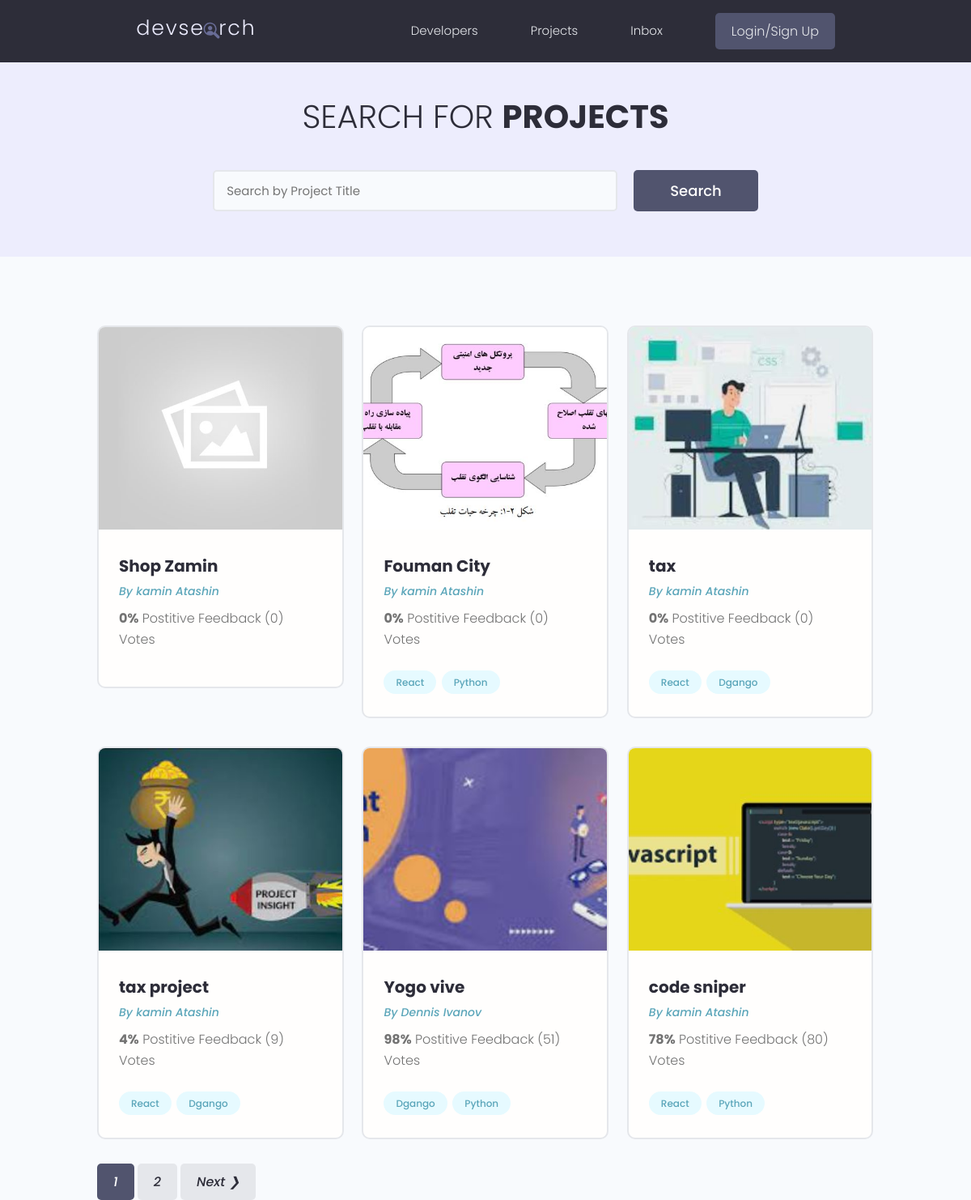
Before: /project/ with the older database file.
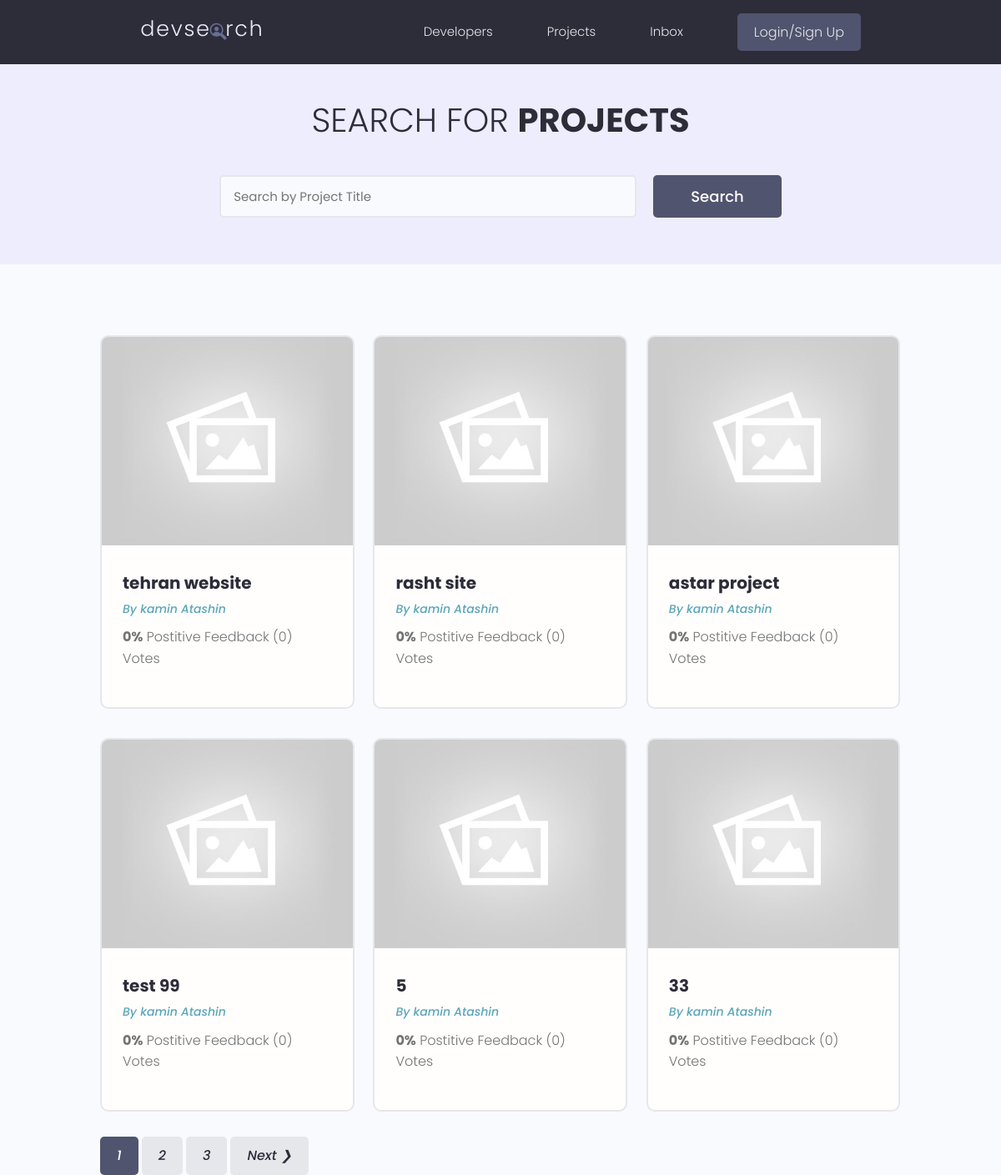
After: the same page with the newer database file.
### project/models.py (models this page shows, shortened)
class Project(models.Model):
    owner= models.ForeignKey(Profiles,null=True,blank=True,on_delete=models.SET_NULL)
    title=models.CharField(max_length=200)
    description=models.TextField(null=True , blank=True)
    featured_image= models.ImageField(null=True,blank=True,default='default.jpg')
    demo_link=models.TextField(max_length=2000,null=True,
                                 blank=True)
    source_link=models.CharField(max_length=2000,null=True,
                                blank=True)
    tags=models.ManyToManyField('Tag',blank=True)
    vote_total=models.IntegerField(default=0,null=True,blank=True)
    vote_ratio=models.IntegerField(default=0,null=True,blank=True)
    created= models.DateTimeField(auto_now_add=True)
    id=models.UUIDField(default=uuid.uuid4,unique=True,
                        primary_key=True,editable=False)
    class Meta:
        ordering=['-created']

class Tag(models.Model):
    name=models.CharField(max_length=200)
    created=models.DateTimeField(auto_now_add=True)
    id=models.UUIDField(default=uuid.uuid4,unique=True,
                        primary_key=True,editable=False)
    def __str__(self):
        return self.name

### users/models.py (models this page shows, shortened)
class Profiles(models.Model):
    user=models.OneToOneField(User,on_delete=models.CASCADE,null=True,blank=True)
    name=models.CharField(max_length=200,blank=True,null=True)
    email=models.EmailField(max_length=500,blank=True,null=True)
    username=models.CharField(max_length=200,blank=True,null=True)
    short_intro=models.CharField(max_length=200,blank=True,null=True)
    username=models.CharField(max_length=40)
    location=models.TextField(null=True,blank=True)
    bio=models.TextField(null=True,blank=True)
    profile_image=models.ImageField(blank=True,null=True,upload_to='profiles/', default='profiles/user-default.png')
    social_github=models.CharField(max_length=2000,null=True,blank=True)
    social_twitter=models.CharField(max_length=2000,null=True,blank=True)
    socail_linkedin=models.CharField(max_length=2000,null=True,blank=True)
    social_youtube=models.CharField(max_length=2000,null=True,blank=True)
    social_website=models.CharField(max_length=2000,null=True,blank=True)
    created=models.DateTimeField(auto_now_add=True,editable=False)
    id=models.UUIDField(default= uuid.uuid4,unique=True,primary_key=True,editable=False)

### project/views.py (the view)
# urls.py: path('',views.projects,name='projects'),
def projects(request):
    projects,search_query=searchProject(request)
    custom_range,projects=paginatProject(request,projects,6)
    context={'projects':projects,'search_query':search_query,'custom_range':custom_range}
    return render(request,'projects/projects.html',context)

### project/utils.py (called while the page is built)
def paginatProject(request,projects,results):
    page= request.GET.get('page')
    paginator=Paginator(projects,results)
    try:
        projects=paginator.page(page)
    except PageNotAnInteger:
        page=1
        projects=paginator.page(page)
    except EmptyPage:
        page=paginator.num_pages
        projects=paginator.page(page)
    leftIndex=(int(page)-4)
    if leftIndex<1 :
        leftIndex=1
    rightIndex=(int(page)+5)
    if rightIndex > paginator.num_pages:
        rightIndex=paginator.num_pages +1
    custom_range= range(leftIndex, rightIndex)
    return custom_range,projects

def searchProject(request):
    search_query=''
    if request.GET.get('search_query'):
        search_query=request.GET.get('search_query')
    tags=Tag.objects.filter(name__icontains=search_query)
    projects=Project.objects.distinct().filter(
        Q(title__icontains=search_query) |
        Q(description__icontains=search_query) |
        Q(owner__name__icontains=search_query) |
        Q(tags__in=tags)
    )
    return projects,search_query

### project/templates/projects/projects.html (shortened to what this page needs)
{% extends 'main.html' %}
{% block content %}
<main class="projects">
  <section class="hero-section text-center">
    <div class="container container--narrow">
      <div class="hero-section__box">
        <h2>Search for <span>Projects</span></h2>
      </div>
      <div class="hero-section__search">
        <form id="searchForm" class="form" action="{% url 'projects'%}" method="get">
          <div class="form__field">
            <input class="input input--text" id="formInput#search" type="text" name="search_query"
              placeholder="Search by Project Title" value="{{search_query}}" />
          </div>
          <input class="btn btn--sub btn--lg" type="submit" value="Search" />
        </form>
      </div>
    </div>
  </section>
  <section class="projectsList">
    <div class="container">
      <div class="grid grid--three">
        {% for project in projects %}
        <div class="column">
          <div class="card project">
            <a href="{% url 'project' project.id %}" class="project">
              <img class="project__thumbnail" src="{{ project.featured_image.url}}" alt="project thumbnail" />
              <div class="card__body">
                <h3 class="project__title">{{project.title}}</h3>
                <p><a class="project__author" href="{% url 'user-profile' project.owner.id %}">By {{project.owner.name}}</a></p>
                <p class="project--rating">
                  <span style="font-weight: bold;">{{project.vote_ratio}}%</span> Postitive
                  Feedback ({{project.vote_total}}) Vote{{ project.vote_total|pluralize:"s" }}
                </p>
                <div class="project__tags">
                  {% for tag in project.tags.all %}
                  <span class="tag tag--pill tag--main">
                    <small>{{tag}}</small>
                  </span>
                  {% endfor %}
                </div>
              </div>
            </a>
          </div>
        </div>
        {% endfor %}
      </div>
    </div>
  </section>
{% include 'pagination.html' with queryset=projects  custom_range=custom_range%}
 </main>
{% endblock content %}

Changed rows visible on the page:
no longer on this page (row unchanged): Project: featured_image (placeholder picture), title "Shop Zamin", owner.name "kamin Atashin", vote_ratio "0", vote_total "0"
no longer on this page (row unchanged): Project: featured_image (picture), title "Fouman City", owner.name "kamin Atashin", vote_ratio "0", vote_total "0"
no longer on this page (row unchanged): Tag: name "React"
no longer on this page (row unchanged): Tag: name "Python"
no longer on this page (row unchanged): Project: featured_image (picture), title "tax", owner.name "kamin Atashin", vote_ratio "0", vote_total "0"
no longer on this page (row unchanged): Tag: name "Dgango"
removed Project: featured_image (picture), title "tax project", owner.name "kamin Atashin", vote_ratio "4", vote_total "9"
no longer on this page (row unchanged): Project: featured_image (picture), title "Yogo vive", owner.name "Dennis Ivanov", vote_ratio "98", vote_total "51"
removed Project: featured_image (picture), title "code sniper", owner.name "kamin Atashin", vote_ratio "78", vote_total "80"
added Project: featured_image (placeholder picture), title "tehran website", owner.name "kamin Atashin", vote_ratio "0", vote_total "0"
added Project: featured_image (placeholder picture), title "rasht site", owner.name "kamin Atashin", vote_ratio "0", vote_total "0"
added Project: featured_image (placeholder picture), title "astar project", owner.name "kamin Atashin", vote_ratio "0", vote_total "0"
added Project: featured_image (placeholder picture), title "test 99", owner.name "kamin Atashin", vote_ratio "0", vote_total "0"
added Project: featured_image (placeholder picture), title "5", owner.name "kamin Atashin", vote_ratio "0", vote_total "0"
added Project: featured_image (placeholder picture), title "33", owner.name "kamin Atashin", vote_ratio "0", vote_total "0"
Other visible differences:
new list line: "3"
